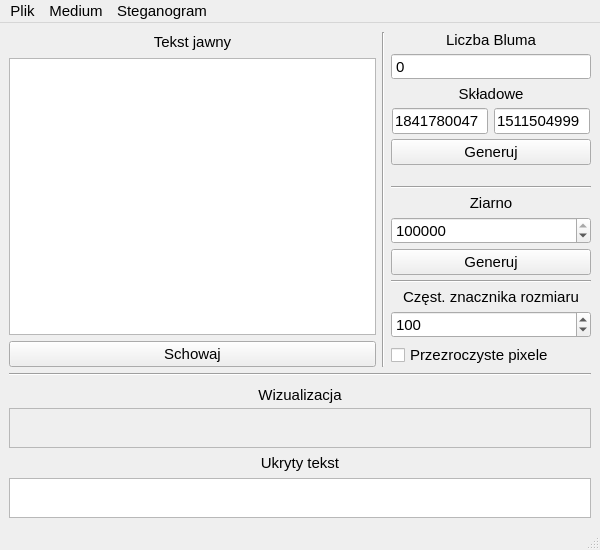
<?xml version="1.0" encoding="UTF-8"?>
<ui version="4.0">
 <class>MainWindow</class>
 <widget class="QMainWindow" name="MainWindow">
  <property name="geometry">
   <rect>
    <x>0</x>
    <y>0</y>
    <width>600</width>
    <height>550</height>
   </rect>
  </property>
  <property name="sizePolicy">
   <sizepolicy hsizetype="Preferred" vsizetype="Preferred">
    <horstretch>0</horstretch>
    <verstretch>0</verstretch>
   </sizepolicy>
  </property>
  <property name="minimumSize">
   <size>
    <width>600</width>
    <height>550</height>
   </size>
  </property>
  <property name="font">
   <font>
    <pointsize>11</pointsize>
   </font>
  </property>
  <property name="windowTitle">
   <string>Loseless compressed image steganography</string>
  </property>
  <property name="toolButtonStyle">
   <enum>Qt::ToolButtonTextOnly</enum>
  </property>
  <property name="animated">
   <bool>false</bool>
  </property>
  <property name="tabShape">
   <enum>QTabWidget::Triangular</enum>
  </property>
  <widget class="QWidget" name="centralwidget">
   <property name="minimumSize">
    <size>
     <width>600</width>
     <height>500</height>
    </size>
   </property>
   <property name="palette">
    <palette>
     <active/>
     <inactive/>
     <disabled/>
    </palette>
   </property>
   <layout class="QVBoxLayout" name="verticalLayout">
    <item>
     <layout class="QHBoxLayout" name="appLayoyt" stretch="0,1,0">
      <property name="spacing">
       <number>6</number>
      </property>
      <property name="sizeConstraint">
       <enum>QLayout::SetFixedSize</enum>
      </property>
      <item>
       <layout class="QVBoxLayout" name="cypherLayout">
        <property name="spacing">
         <number>6</number>
        </property>
        <property name="sizeConstraint">
         <enum>QLayout::SetFixedSize</enum>
        </property>
        <item>
         <widget class="QLabel" name="plainTextLabel">
          <property name="sizePolicy">
           <sizepolicy hsizetype="Preferred" vsizetype="Fixed">
            <horstretch>0</horstretch>
            <verstretch>0</verstretch>
           </sizepolicy>
          </property>
          <property name="minimumSize">
           <size>
            <width>0</width>
            <height>20</height>
           </size>
          </property>
          <property name="maximumSize">
           <size>
            <width>16777215</width>
            <height>20</height>
           </size>
          </property>
          <property name="text">
           <string>Tekst jawny</string>
          </property>
          <property name="alignment">
           <set>Qt::AlignCenter</set>
          </property>
          <property name="buddy">
           <cstring>plainText</cstring>
          </property>
         </widget>
        </item>
        <item>
         <widget class="QPlainTextEdit" name="plainText">
          <property name="enabled">
           <bool>true</bool>
          </property>
          <property name="sizePolicy">
           <sizepolicy hsizetype="Expanding" vsizetype="Expanding">
            <horstretch>0</horstretch>
            <verstretch>0</verstretch>
           </sizepolicy>
          </property>
          <property name="maximumSize">
           <size>
            <width>16777215</width>
            <height>16777215</height>
           </size>
          </property>
          <property name="focusPolicy">
           <enum>Qt::ClickFocus</enum>
          </property>
          <property name="toolTip">
           <string>Tutaj wprowadza się teskt do ukrycia w obrazie</string>
          </property>
          <property name="readOnly">
           <bool>false</bool>
          </property>
          <property name="plainText">
           <string/>
          </property>
         </widget>
        </item>
        <item>
         <widget class="QPushButton" name="hideButton">
          <property name="enabled">
           <bool>true</bool>
          </property>
          <property name="text">
           <string>Schowaj</string>
          </property>
         </widget>
        </item>
       </layout>
      </item>
      <item>
       <widget class="Line" name="main_sideSeparator">
        <property name="sizePolicy">
         <sizepolicy hsizetype="Fixed" vsizetype="Minimum">
          <horstretch>0</horstretch>
          <verstretch>0</verstretch>
         </sizepolicy>
        </property>
        <property name="orientation">
         <enum>Qt::Vertical</enum>
        </property>
       </widget>
      </item>
      <item>
       <layout class="QVBoxLayout" name="sideLayout" stretch="0,0,0,0,0,0,0,0,0,0,0,0,0,0">
        <property name="spacing">
         <number>5</number>
        </property>
        <property name="sizeConstraint">
         <enum>QLayout::SetFixedSize</enum>
        </property>
        <item>
         <widget class="QLabel" name="keyLabel">
          <property name="sizePolicy">
           <sizepolicy hsizetype="Fixed" vsizetype="Fixed">
            <horstretch>0</horstretch>
            <verstretch>0</verstretch>
           </sizepolicy>
          </property>
          <property name="minimumSize">
           <size>
            <width>200</width>
            <height>16</height>
           </size>
          </property>
          <property name="maximumSize">
           <size>
            <width>200</width>
            <height>16</height>
           </size>
          </property>
          <property name="text">
           <string>Liczba Bluma</string>
          </property>
          <property name="alignment">
           <set>Qt::AlignCenter</set>
          </property>
          <property name="buddy">
           <cstring>blumSpin</cstring>
          </property>
         </widget>
        </item>
        <item>
         <widget class="BigSpin" name="blumSpin">
          <property name="minimumSize">
           <size>
            <width>200</width>
            <height>0</height>
           </size>
          </property>
          <property name="maximumSize">
           <size>
            <width>200</width>
            <height>16777215</height>
           </size>
          </property>
          <property name="buttonSymbols">
           <enum>QAbstractSpinBox::NoButtons</enum>
          </property>
          <property name="minimum">
           <number>0</number>
          </property>
          <property name="maximum">
           <number>0</number>
          </property>
         </widget>
        </item>
        <item>
         <widget class="QLabel" name="label">
          <property name="sizePolicy">
           <sizepolicy hsizetype="Preferred" vsizetype="Fixed">
            <horstretch>0</horstretch>
            <verstretch>0</verstretch>
           </sizepolicy>
          </property>
          <property name="minimumSize">
           <size>
            <width>200</width>
            <height>0</height>
           </size>
          </property>
          <property name="maximumSize">
           <size>
            <width>200</width>
            <height>16777215</height>
           </size>
          </property>
          <property name="text">
           <string>Składowe</string>
          </property>
          <property name="alignment">
           <set>Qt::AlignCenter</set>
          </property>
         </widget>
        </item>
        <item>
         <layout class="QHBoxLayout" name="horizontalLayout">
          <item>
           <widget class="QLineEdit" name="pEdit">
            <property name="sizePolicy">
             <sizepolicy hsizetype="Fixed" vsizetype="Fixed">
              <horstretch>0</horstretch>
              <verstretch>0</verstretch>
             </sizepolicy>
            </property>
            <property name="minimumSize">
             <size>
              <width>96</width>
              <height>0</height>
             </size>
            </property>
            <property name="maximumSize">
             <size>
              <width>96</width>
              <height>16777215</height>
             </size>
            </property>
            <property name="text">
             <string>1841780047</string>
            </property>
            <property name="readOnly">
             <bool>true</bool>
            </property>
           </widget>
          </item>
          <item>
           <widget class="QLineEdit" name="qEdit">
            <property name="sizePolicy">
             <sizepolicy hsizetype="Fixed" vsizetype="Fixed">
              <horstretch>0</horstretch>
              <verstretch>0</verstretch>
             </sizepolicy>
            </property>
            <property name="minimumSize">
             <size>
              <width>96</width>
              <height>0</height>
             </size>
            </property>
            <property name="maximumSize">
             <size>
              <width>96</width>
              <height>16777215</height>
             </size>
            </property>
            <property name="text">
             <string>1511504999</string>
            </property>
            <property name="readOnly">
             <bool>true</bool>
            </property>
           </widget>
          </item>
         </layout>
        </item>
        <item>
         <widget class="QPushButton" name="blumGenerate">
          <property name="minimumSize">
           <size>
            <width>200</width>
            <height>0</height>
           </size>
          </property>
          <property name="maximumSize">
           <size>
            <width>200</width>
            <height>16777215</height>
           </size>
          </property>
          <property name="text">
           <string>Generuj</string>
          </property>
         </widget>
        </item>
        <item>
         <spacer name="verticalSpacer">
          <property name="orientation">
           <enum>Qt::Vertical</enum>
          </property>
          <property name="sizeHint" stdset="0">
           <size>
            <width>20</width>
            <height>40</height>
           </size>
          </property>
         </spacer>
        </item>
        <item>
         <widget class="Line" name="timeSeparator">
          <property name="minimumSize">
           <size>
            <width>200</width>
            <height>0</height>
           </size>
          </property>
          <property name="maximumSize">
           <size>
            <width>200</width>
            <height>16777215</height>
           </size>
          </property>
          <property name="orientation">
           <enum>Qt::Horizontal</enum>
          </property>
         </widget>
        </item>
        <item>
         <widget class="QLabel" name="timeLabel">
          <property name="sizePolicy">
           <sizepolicy hsizetype="Fixed" vsizetype="Fixed">
            <horstretch>0</horstretch>
            <verstretch>0</verstretch>
           </sizepolicy>
          </property>
          <property name="minimumSize">
           <size>
            <width>200</width>
            <height>0</height>
           </size>
          </property>
          <property name="maximumSize">
           <size>
            <width>200</width>
            <height>16777215</height>
           </size>
          </property>
          <property name="font">
           <font>
            <pointsize>11</pointsize>
           </font>
          </property>
          <property name="text">
           <string>Ziarno</string>
          </property>
          <property name="alignment">
           <set>Qt::AlignCenter</set>
          </property>
          <property name="buddy">
           <cstring>seedSpin</cstring>
          </property>
         </widget>
        </item>
        <item>
         <widget class="QSpinBox" name="seedSpin">
          <property name="minimumSize">
           <size>
            <width>200</width>
            <height>0</height>
           </size>
          </property>
          <property name="maximumSize">
           <size>
            <width>200</width>
            <height>16777215</height>
           </size>
          </property>
          <property name="maximum">
           <number>1085421659</number>
          </property>
          <property name="value">
           <number>1085421659</number>
          </property>
         </widget>
        </item>
        <item>
         <widget class="QPushButton" name="seedGenerate">
          <property name="minimumSize">
           <size>
            <width>200</width>
            <height>0</height>
           </size>
          </property>
          <property name="maximumSize">
           <size>
            <width>200</width>
            <height>16777215</height>
           </size>
          </property>
          <property name="text">
           <string>Generuj</string>
          </property>
         </widget>
        </item>
        <item>
         <widget class="Line" name="stegSeparator">
          <property name="minimumSize">
           <size>
            <width>200</width>
            <height>0</height>
           </size>
          </property>
          <property name="maximumSize">
           <size>
            <width>200</width>
            <height>16777215</height>
           </size>
          </property>
          <property name="orientation">
           <enum>Qt::Horizontal</enum>
          </property>
         </widget>
        </item>
        <item>
         <widget class="QLabel" name="sizeLabel">
          <property name="sizePolicy">
           <sizepolicy hsizetype="Fixed" vsizetype="Fixed">
            <horstretch>0</horstretch>
            <verstretch>0</verstretch>
           </sizepolicy>
          </property>
          <property name="minimumSize">
           <size>
            <width>200</width>
            <height>0</height>
           </size>
          </property>
          <property name="maximumSize">
           <size>
            <width>200</width>
            <height>16777215</height>
           </size>
          </property>
          <property name="font">
           <font>
            <pointsize>11</pointsize>
           </font>
          </property>
          <property name="text">
           <string>Częst. znacznika rozmiaru</string>
          </property>
          <property name="alignment">
           <set>Qt::AlignCenter</set>
          </property>
          <property name="buddy">
           <cstring>seedSpin</cstring>
          </property>
         </widget>
        </item>
        <item>
         <widget class="QSpinBox" name="sizeSpin">
          <property name="minimumSize">
           <size>
            <width>200</width>
            <height>0</height>
           </size>
          </property>
          <property name="maximumSize">
           <size>
            <width>200</width>
            <height>16777215</height>
           </size>
          </property>
          <property name="minimum">
           <number>48</number>
          </property>
          <property name="maximum">
           <number>999999999</number>
          </property>
          <property name="value">
           <number>100</number>
          </property>
         </widget>
        </item>
        <item>
         <widget class="QCheckBox" name="drawTransparentCheck">
          <property name="text">
           <string>Przezroczyste pixele</string>
          </property>
          <property name="tristate">
           <bool>true</bool>
          </property>
         </widget>
        </item>
       </layout>
      </item>
     </layout>
    </item>
    <item>
     <widget class="Line" name="app_visSeparator">
      <property name="orientation">
       <enum>Qt::Horizontal</enum>
      </property>
     </widget>
    </item>
    <item>
     <widget class="QLabel" name="visLabel">
      <property name="sizePolicy">
       <sizepolicy hsizetype="Expanding" vsizetype="Fixed">
        <horstretch>0</horstretch>
        <verstretch>0</verstretch>
       </sizepolicy>
      </property>
      <property name="minimumSize">
       <size>
        <width>0</width>
        <height>20</height>
       </size>
      </property>
      <property name="maximumSize">
       <size>
        <width>16777215</width>
        <height>13</height>
       </size>
      </property>
      <property name="text">
       <string>Wizualizacja</string>
      </property>
      <property name="alignment">
       <set>Qt::AlignCenter</set>
      </property>
     </widget>
    </item>
    <item>
     <widget class="QScrollArea" name="imageScrollArea">
      <property name="sizePolicy">
       <sizepolicy hsizetype="Expanding" vsizetype="Expanding">
        <horstretch>0</horstretch>
        <verstretch>1</verstretch>
       </sizepolicy>
      </property>
      <property name="minimumSize">
       <size>
        <width>0</width>
        <height>40</height>
       </size>
      </property>
      <property name="widgetResizable">
       <bool>true</bool>
      </property>
      <widget class="QWidget" name="imageScrollAreaContents">
       <property name="geometry">
        <rect>
         <x>0</x>
         <y>0</y>
         <width>580</width>
         <height>38</height>
        </rect>
       </property>
       <property name="sizePolicy">
        <sizepolicy hsizetype="Expanding" vsizetype="Expanding">
         <horstretch>0</horstretch>
         <verstretch>0</verstretch>
        </sizepolicy>
       </property>
       <layout class="QHBoxLayout" name="horizontalLayout_3">
        <item>
         <widget class="QLabel" name="mediumImage">
          <property name="sizePolicy">
           <sizepolicy hsizetype="Minimum" vsizetype="Preferred">
            <horstretch>0</horstretch>
            <verstretch>0</verstretch>
           </sizepolicy>
          </property>
          <property name="text">
           <string/>
          </property>
         </widget>
        </item>
        <item>
         <widget class="QLabel" name="rImage">
          <property name="sizePolicy">
           <sizepolicy hsizetype="Minimum" vsizetype="Preferred">
            <horstretch>0</horstretch>
            <verstretch>0</verstretch>
           </sizepolicy>
          </property>
          <property name="text">
           <string/>
          </property>
         </widget>
        </item>
        <item>
         <widget class="QLabel" name="gImage">
          <property name="sizePolicy">
           <sizepolicy hsizetype="Minimum" vsizetype="Preferred">
            <horstretch>0</horstretch>
            <verstretch>0</verstretch>
           </sizepolicy>
          </property>
          <property name="text">
           <string/>
          </property>
         </widget>
        </item>
        <item>
         <widget class="QLabel" name="bImage">
          <property name="sizePolicy">
           <sizepolicy hsizetype="Minimum" vsizetype="Preferred">
            <horstretch>0</horstretch>
            <verstretch>0</verstretch>
           </sizepolicy>
          </property>
          <property name="text">
           <string/>
          </property>
         </widget>
        </item>
        <item>
         <widget class="QLabel" name="sizeImage">
          <property name="sizePolicy">
           <sizepolicy hsizetype="Minimum" vsizetype="Preferred">
            <horstretch>0</horstretch>
            <verstretch>0</verstretch>
           </sizepolicy>
          </property>
          <property name="text">
           <string/>
          </property>
         </widget>
        </item>
        <item>
         <widget class="QLabel" name="stegImage">
          <property name="sizePolicy">
           <sizepolicy hsizetype="Minimum" vsizetype="Preferred">
            <horstretch>0</horstretch>
            <verstretch>0</verstretch>
           </sizepolicy>
          </property>
          <property name="text">
           <string/>
          </property>
         </widget>
        </item>
       </layout>
      </widget>
     </widget>
    </item>
    <item>
     <widget class="QLabel" name="hiddenTextLabel">
      <property name="layoutDirection">
       <enum>Qt::LeftToRight</enum>
      </property>
      <property name="text">
       <string>Ukryty tekst</string>
      </property>
      <property name="alignment">
       <set>Qt::AlignCenter</set>
      </property>
      <property name="buddy">
       <cstring>hiddenText</cstring>
      </property>
     </widget>
    </item>
    <item>
     <widget class="QPlainTextEdit" name="hiddenText">
      <property name="enabled">
       <bool>true</bool>
      </property>
      <property name="sizePolicy">
       <sizepolicy hsizetype="Expanding" vsizetype="Expanding">
        <horstretch>0</horstretch>
        <verstretch>1</verstretch>
       </sizepolicy>
      </property>
      <property name="minimumSize">
       <size>
        <width>0</width>
        <height>40</height>
       </size>
      </property>
      <property name="maximumSize">
       <size>
        <width>16777215</width>
        <height>16777215</height>
       </size>
      </property>
      <property name="focusPolicy">
       <enum>Qt::ClickFocus</enum>
      </property>
      <property name="toolTip">
       <string/>
      </property>
      <property name="readOnly">
       <bool>true</bool>
      </property>
      <property name="plainText">
       <string/>
      </property>
     </widget>
    </item>
   </layout>
  </widget>
  <widget class="QMenuBar" name="menubar">
   <property name="geometry">
    <rect>
     <x>0</x>
     <y>0</y>
     <width>600</width>
     <height>25</height>
    </rect>
   </property>
   <widget class="QMenu" name="menuFile">
    <property name="title">
     <string>Plik</string>
    </property>
    <addaction name="actionLoad"/>
    <addaction name="actionSave"/>
    <addaction name="actionSaveAs"/>
   </widget>
   <widget class="QMenu" name="menuTeskt">
    <property name="title">
     <string>Medium</string>
    </property>
    <addaction name="actionLoadMedium"/>
   </widget>
   <widget class="QMenu" name="menuSteganogram">
    <property name="title">
     <string>Steganogram</string>
    </property>
    <addaction name="actionLoadSteganogram"/>
    <addaction name="actionSaveSteganogram"/>
    <addaction name="actionSaveAsSteganogram"/>
   </widget>
   <addaction name="menuFile"/>
   <addaction name="menuTeskt"/>
   <addaction name="menuSteganogram"/>
  </widget>
  <widget class="QStatusBar" name="statusbar"/>
  <action name="actionLoad">
   <property name="text">
    <string>Wczytaj</string>
   </property>
  </action>
  <action name="actionSave">
   <property name="text">
    <string>Zapisz</string>
   </property>
  </action>
  <action name="actionSaveAs">
   <property name="text">
    <string>Zapisz jako</string>
   </property>
  </action>
  <action name="actionLoadMedium">
   <property name="text">
    <string>Wczytaj</string>
   </property>
  </action>
  <action name="actionLoadSteganogram">
   <property name="text">
    <string>Wczytaj</string>
   </property>
  </action>
  <action name="actionSaveSteganogram">
   <property name="text">
    <string>Zapisz</string>
   </property>
  </action>
  <action name="actionSaveAsSteganogram">
   <property name="text">
    <string>Zapisz jako</string>
   </property>
  </action>
 </widget>
 <customwidgets>
  <customwidget>
   <class>BigSpin</class>
   <extends>QSpinBox</extends>
   <header>bigspin.h</header>
  </customwidget>
 </customwidgets>
 <resources/>
 <connections/>
</ui>
